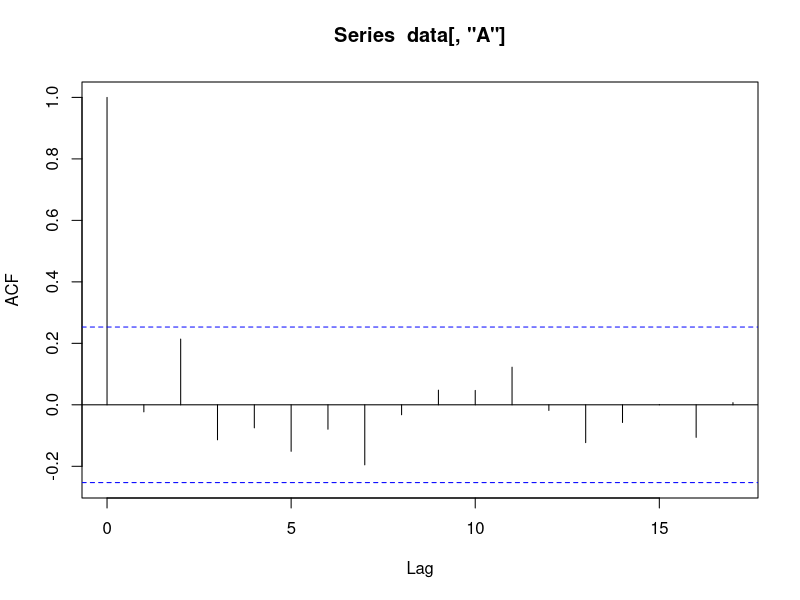
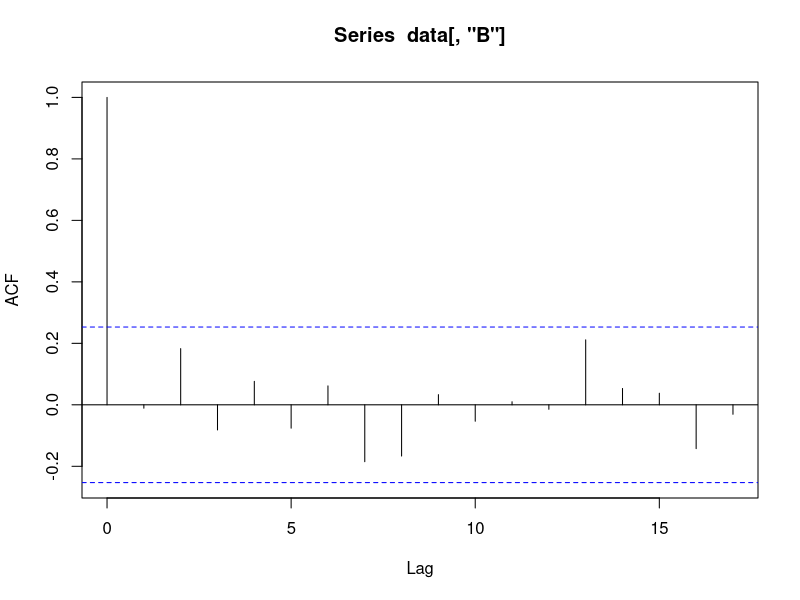
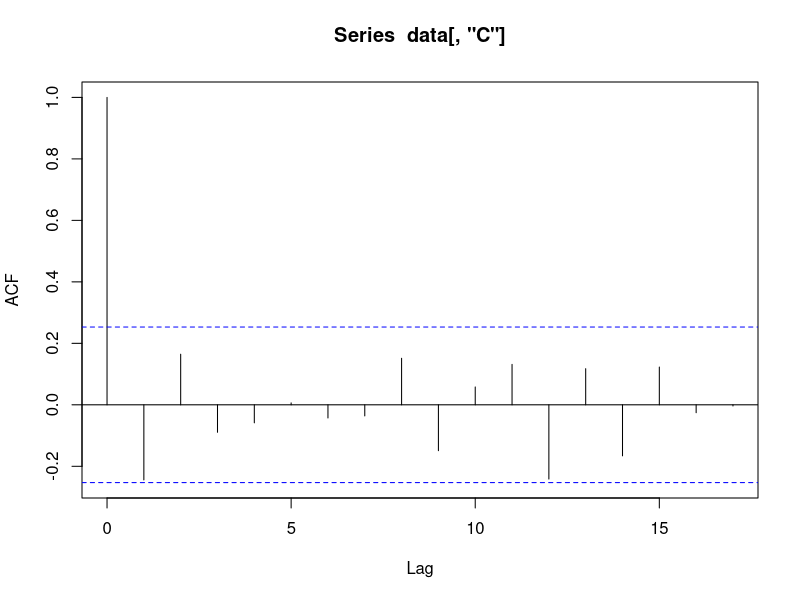
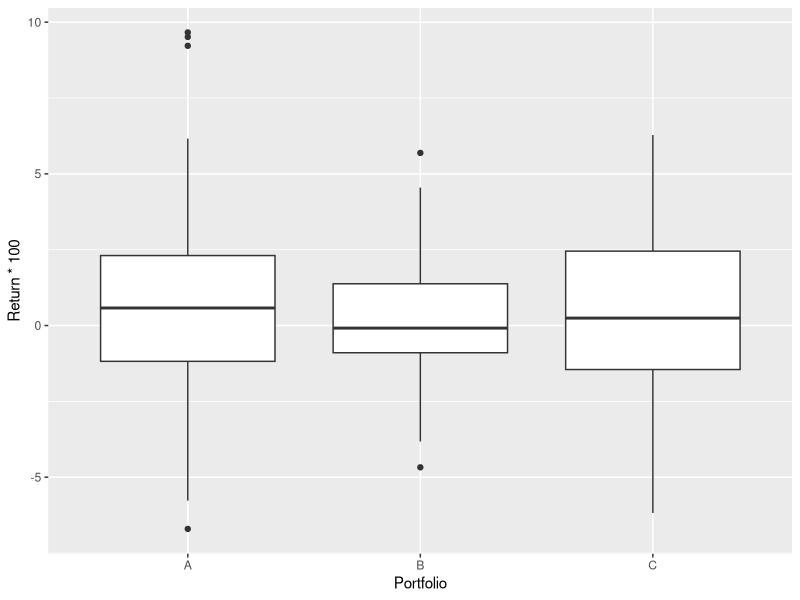
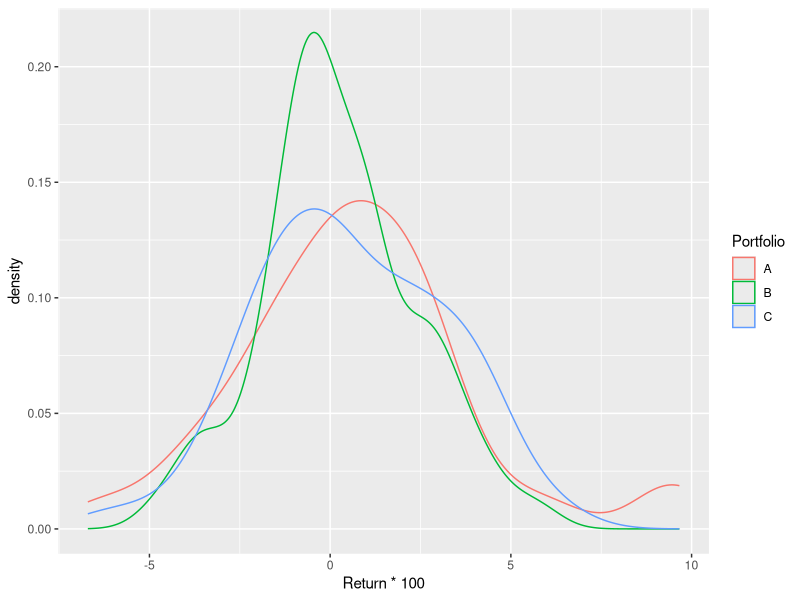
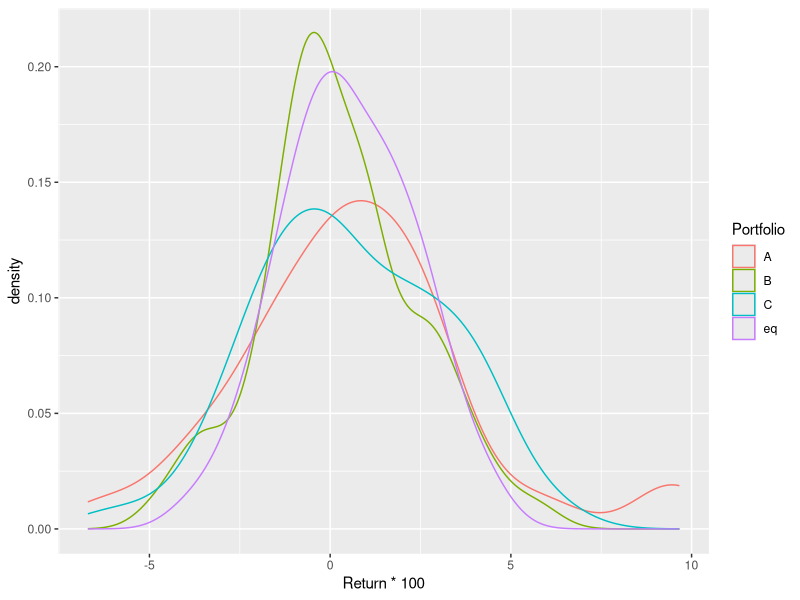

Generate these figures, in order, with R:
## ---- chunk 1
knitr::opts_chunk$set(echo = TRUE)
data=read.csv("asset_returns.csv")
data$Date=as.Date(data$Date,format="%m/%d/%Y")
data=data[,-1]
library(tidyr)
mystery=data[,c("Date","A","B","C")]
assets=data[,-2:-4]
mysterylong=gather(mystery,"Portfolio","Return",-Date)
assetslong=gather(assets,"Asset_Class","Return",-Date)
library(fBasics)
library(ggplot2)
library(knitr)
## ---- chunk 2
basicStats(mystery[,-1])
## ---- chunk 3
acf(data[,"A"])
acf(data[,"B"])
acf(data[,"C"])
## ---- chunk 4
ggplot(mysterylong,aes(x=Portfolio, y=Return*100))+geom_boxplot()
## ---- chunk 5
ggplot(mysterylong,aes(x=Return*100,color=Portfolio))+geom_density()
## ---- chunk 6
covmat=cov(mystery[,-1])
icovmat=solve(covmat)
onevec=(c(1,1,1))
minport=(icovmat%*%onevec)/as.vector(onevec%*%icovmat%*%onevec)
colnames(minport)="Weight"
minport
## ---- chunk 7
minvol=as.vector(sqrt(t(minport)%*%covmat%*%minport))
names(minvol)="Volatility"
minvol
## ---- chunk 8
ervec=apply(mystery[,-1],2,mean)
sdvec=apply(mystery[,-1],2,sd)
ermin=as.vector(ervec%*%minport)
names(ermin)="ExpReturn"
ermin
## ---- chunk 9
tanport=as.vector(icovmat%*%(ervec-mean(assets$Cash)))
tanport=tanport/sum(tanport)
names(tanport)=c("A","B","C")
tanport
## ---- chunk 10
ertan=tanport%*%ervec
ertan
## ---- chunk 11
tansd=sqrt(tanport%*%covmat%*%tanport)
tansd
## ---- chunk 12
weq=c(1,1,1)/3
eqsd=sqrt(weq%*%covmat%*%weq)
eqer=weq%*%ervec
## ---- chunk 13
wmat=cbind(weq,tanport,minport)
rownames(wmat)=c("A","B","C")
colnames(wmat)=portnames=c("Equal","Tangency","MinVar")
kable(wmat,digits=2)
## ---- chunk 14
ers=c(eqer,ertan,ermin,ervec)*100
sds=c(eqsd,tansd,minvol,sdvec)*100
pval_1mo=c(pnorm(0,eqer,eqsd),pnorm(0,ertan,tansd),pnorm(0,ermin,minvol),
           pnorm(0,ervec[1],sdvec[1]),pnorm(0,ervec[2],sdvec[2]),
           pnorm(0,ervec[3],sdvec[3]))
pval_1yr=c(
  pnorm(0,-1+((1+eqer)^2-eqsd^2)^6,eqsd*sqrt(12)),
  pnorm(0,-1+((1+ertan)^2-tansd^2)^6,tansd*sqrt(12)),
  pnorm(0,-1+((1+ermin)^2-minvol^2)^6,minvol*sqrt(12)),
  pnorm(0,-1+((1+ervec[1])^2-sdvec[1]^2)^6,sdvec[1]*sqrt(12)),
  pnorm(0,-1+((1+ervec[2])^2-sdvec[2]^2)^6,sdvec[2]*sqrt(12)),
  pnorm(0,-1+((1+ervec[3])^2-sdvec[3]^2)^6,sdvec[3]*sqrt(12))
)
           
pval_3yr=c(
  pnorm(0,-1+((1+eqer)^2-eqsd^2)^18,eqsd*sqrt(36)),
  pnorm(0,-1+((1+ertan)^2-tansd^2)^18,tansd*sqrt(36)),
  pnorm(0,-1+((1+ermin)^2-minvol^2)^18,minvol*sqrt(36)),
  pnorm(0,-1+((1+ervec[1])^2-sdvec[1]^2)^18,sdvec[1]*sqrt(36)),
  pnorm(0,-1+((1+ervec[2])^2-sdvec[2]^2)^18,sdvec[2]*sqrt(36)),
  pnorm(0,-1+((1+ervec[3])^2-sdvec[3]^2)^18,sdvec[3]*sqrt(36))
)
statmat=cbind(ers,sds,pval_1mo,pval_1yr,pval_3yr)
colnames(statmat)=c("Exp_Return","StdDev","Pval_1Mo","Pval_1Yr","Pval_3Yr")
rownames(statmat)=c(portnames,"A","B","C")
kable(statmat,digits=2)
## ---- chunk 15
mystery$eq=(mystery$A+mystery$B+mystery$C)/3
mo1=sum(mystery$eq<0)/60
yr1vec=vector()
yr3vec=vector()
for (i in 1:1000) {
  s1=mystery$eq[sample(1:60,12,replace=TRUE)]
  s1ret=-1+prod(1+s1)
  yr1vec[i]=0>s1ret
  s3=mystery$eq[sample(1:60,36,replace=TRUE)]
  s3ret=-1+prod(1+s3)
  yr3vec[i]=0>s3ret
}
yr1=sum(yr1vec)/1000
yr3=sum(yr3vec)/1000
ans=c(mo1,yr1,yr3)
names(ans)=c("Pval_1Mo","Pval_1Yr","Pval_3Yr")
round(ans,2)
## ---- chunk 16
mysterylong=gather(mystery,"Portfolio","Return",-Date)
ggplot(mysterylong,aes(x=Return*100,color=Portfolio))+geom_density()
